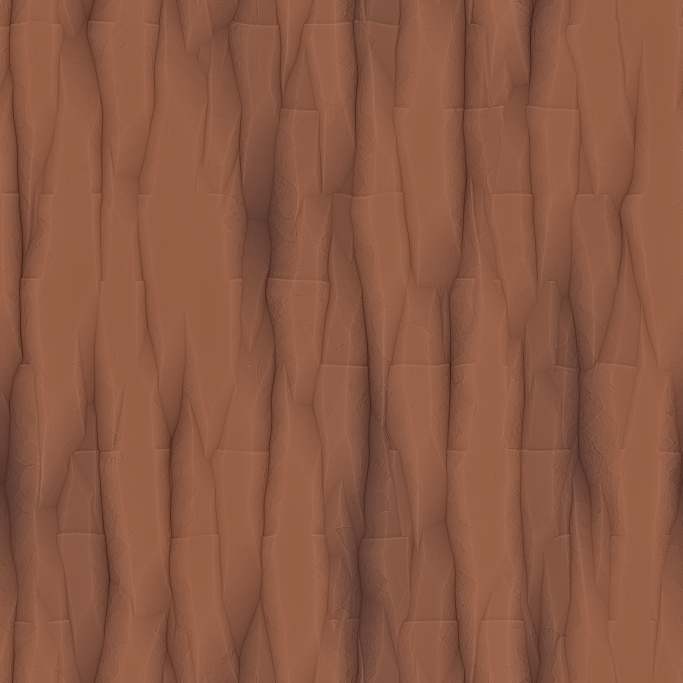
#> input picture design/meshes/quaternius/glTF/Bark_NormalTree.png, 2048 x 2048 px (shown at 1/3 size); its folder holds only this picture in this run
$ python img2ascii.py ../design/meshes/quaternius/glTF/Bark_NormalTree.png
#> lines starting #> are read from the running program, lines starting #| are printed output that depends on the picture
#!/usr/bin/env python3
"""INTRO-ASCII-01 (owner 2026-10-16, D-111): turn a picture into REAL glyph cells for the intro slideshow.

Usage:
  python tools/img2ascii.py design/intro/src/01-ferrum.webp --out content/intro/01-ferrum.ascii.json [--grid 400x150] [--preview out.png]
  python tools/img2ascii.py --all          # every image in design/intro/src -> content/intro/*.ascii.json (+ previews in design/intro/preview/)

Per cell (the engine's own look: dark background fill + a lit glyph on top):
  - the cell's average colour is quantised to a per-slide palette (<= 128 colours, median cut);
  - bg = that colour darkened (BG_K), fg = that colour brightened (FG_K);
  - the glyph comes from the game's `default` ramp in design/palette.js (' .,:;-=+*o#%&@'),
    picked by cell luminance with the palette's rampGamma / cutoff, plus local contrast so edges read.
Output JSON: {version, cols, rows, ramp, palette:[hex...], glyphs:"<rows*cols chars>", fg:"<base64 u8 index>", bg:"<base64 u8 index>"}.
Source images stay git-ignored (design/intro/src); the .ascii.json files are game content and are committed.
"""
import argparse, base64, json, os, sys
from PIL import Image, ImageDraw, ImageFont, ImageFilter

RAMP = ' .,:;-=+*o#%&@'   # design/palette.js ramps.default (14 steps, index 0 = space)
GAMMA = 0.6              # palette.js rampGamma
CUTOFF = 0.03             # palette.js cutoff
BG_K = 0.36               # background = cell colour * BG_K
FG_K = 1.9               # glyph colour = cell colour * FG_K (clamped)
EDGE_K = 0.6              # how much local contrast lifts the glyph density


def convert(path, cols, rows, ncolors=128):
#> called with cols = 400, rows = 150, ncolors = 128
    src = Image.open(path).convert('RGB')
    # fill the 16:9 grid (crop to aspect, centre)
    sw, sh = src.size
#> sw = 2048; sh = 2048
    target = (cols / rows) * (2.0 / 3.0) if False else 16 / 9  # the intro is shown full-screen 16:9
    if sw / sh > target:
        nw = int(sh * target); src = src.crop(((sw - nw) // 2, 0, (sw - nw) // 2 + nw, sh))
    else:
        nh = int(sw / target); src = src.crop((0, (sh - nh) // 2, sw, (sh - nh) // 2 + nh))
#> after `nh = int(sw / target)`: nh = 1152
#> after `src = src.crop((0, (sh - nh) // 2, sw, (sh - nh) // 2 + nh))`:
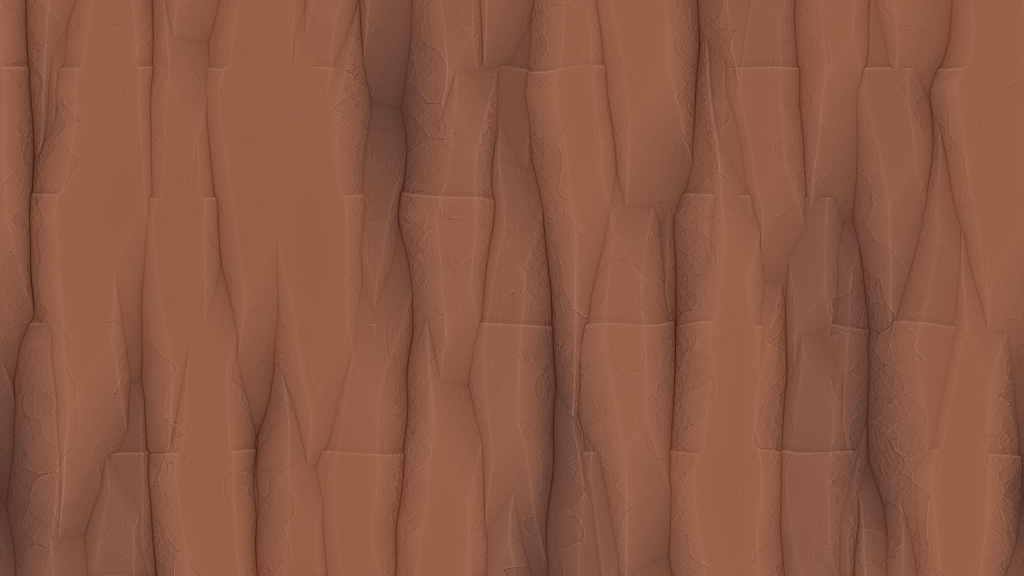
#> src: PIL image 2048x1152 RGB (shown at 1/2 size); mean R, G, B 139.7, 88.4, 67
    small = src.resize((cols, rows), Image.LANCZOS)
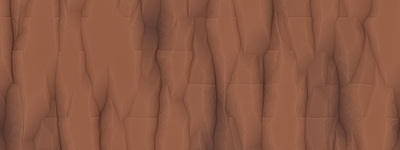
#> small: PIL image 400x150 RGB; mean R, G, B 139.7, 88.4, 67
    edges = src.convert('L').filter(ImageFilter.FIND_EDGES).resize((cols, rows), Image.BOX)
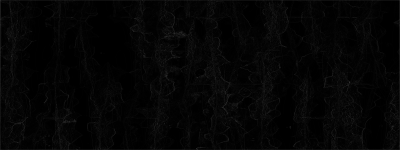
#> edges: PIL image 400x150 L; min 0, max 49, mean 4.6
    q = small.quantize(colors=ncolors, method=Image.Quantize.MEDIANCUT)
    pal = q.getpalette()[: ncolors * 3]
#> pal = 384 values, max 158 at index 0, min 37 at index 383, mean 97.5
    n = len(pal) // 3
#> n = 128

    def clamp(v): return max(0, min(255, int(round(v))))
    base = [(pal[i * 3], pal[i * 3 + 1], pal[i * 3 + 2]) for i in range(n)]
#> base = 128 items, first 6: (158, 102, 78), (157, 101, 77), (156, 100, 76), (154, 100, 76), (155, 99, 75), (153, 99, 75)
    # palette = [bg variants (n)] + [fg variants (n)]
    colors = [tuple(clamp(c * BG_K) for c in b) for b in base] + [tuple(clamp(c * FG_K) for c in b) for b in base]
#> colors = 256 items, first 6: (57, 37, 28), (57, 36, 28), (56, 36, 27), (55, 36, 27), (56, 36, 27), (55, 36, 27)
    idx = list(q.getdata()); px = list(small.getdata()); ed = list(edges.getdata())
#> after `idx = list(q.getdata())`: idx = 60000 items
#> after `px = list(small.getdata())`: px = 60000 items
#> after `ed = list(edges.getdata())`: ed = 60000 items
    glyphs, fg, bg = [], bytearray(), bytearray()
    for i in range(cols * rows):
        r, g, b = px[i]
        lum = (0.2126 * r + 0.7152 * g + 0.0722 * b) / 255.0
        lum = min(1.0, lum + EDGE_K * (ed[i] / 255.0) * 0.5)
        if lum < CUTOFF:
            k = 0
        else:
            k = 1 + int((lum ** GAMMA) * (len(RAMP) - 2) + 0.5)
            k = max(1, min(len(RAMP) - 1, k))
        glyphs.append(RAMP[k]); bg.append(idx[i]); fg.append(idx[i] + n)
#> this loop made 60000 passes
#> (r, g, b, lum, k) on passes 1 to 12: (153, 97, 73, 0.471, 9), (149, 94, 70, 0.429, 8), (150, 96, 72, 0.436, 8), (146, 93, 70, 0.425, 8), (142, 89, 67, 0.409, 8), (141, 90, 68, 0.41, 8), (138, 87, 67, 0.398, 8), (131, 82, 62, 0.376, 8), (128, 80, 61, 0.365, 8), (111, 65, 47, 0.311, 7), (102, 57, 39, 0.277, 7), (125, 78, 59, 0.357, 7)
#> (r, g, b, lum) on pass 99: (150, 94, 69, 0.425)
    return {
        'version': 1, 'cols': cols, 'rows': rows, 'ramp': RAMP,
        'palette': ['#%02x%02x%02x' % c for c in colors],
        'glyphs': ''.join(glyphs),
        'bg': base64.b64encode(bytes(bg)).decode('ascii'),
        'fg': base64.b64encode(bytes(fg)).decode('ascii'),
    }


def preview(cells, out, width=1920):
    cols, rows = cells['cols'], cells['rows']
    cw, ch = 10, 15  # cell box before scaling (engine cells are taller than wide)
    img = Image.new('RGB', (cols * cw, rows * ch), (0, 0, 0))
    d = ImageDraw.Draw(img)
    try:
        font = ImageFont.truetype('C:/Windows/Fonts/consola.ttf', 15)
    except OSError:
        font = ImageFont.load_default()
    pal = [tuple(int(h[i:i + 2], 16) for i in (1, 3, 5)) for h in cells['palette']]
    bg = base64.b64decode(cells['bg']); fg = base64.b64decode(cells['fg']); gl = cells['glyphs']
    for y in range(rows):
        for x in range(cols):
            i = y * cols + x
            d.rectangle((x * cw, y * ch, x * cw + cw - 1, y * ch + ch - 1), fill=pal[bg[i]])
            if gl[i] != ' ':
                d.text((x * cw, y * ch - 1), gl[i], fill=pal[fg[i]], font=font)
    img = img.resize((width, int(width * img.height / img.width)), Image.LANCZOS)
    img.save(out)


def main():
    ap = argparse.ArgumentParser()
    ap.add_argument('src', nargs='?')
    ap.add_argument('--out')
    ap.add_argument('--grid', default='400x150')
    ap.add_argument('--preview')
    ap.add_argument('--all', action='store_true')
    a = ap.parse_args()
    cols, rows = (int(v) for v in a.grid.lower().split('x'))
    root = os.path.dirname(os.path.dirname(os.path.abspath(__file__)))
    jobs = []
    if a.all:
        sdir = os.path.join(root, 'design', 'intro', 'src')
        for f in sorted(os.listdir(sdir)):
            if f.lower().endswith(('.png', '.jpg', '.jpeg', '.webp')):
                stem = os.path.splitext(f)[0]
                jobs.append((os.path.join(sdir, f), os.path.join(root, 'content', 'intro', stem + '.ascii.json'),
                             os.path.join(root, 'design', 'intro', 'preview', stem + '.png')))
    elif a.src:
        jobs.append((a.src, a.out or os.path.splitext(a.src)[0] + '.ascii.json', a.preview))
    else:
        ap.error('give an image or --all')
    for src, out, prev in jobs:
        cells = convert(src, cols, rows)
        os.makedirs(os.path.dirname(out), exist_ok=True)
        with open(out, 'w', encoding='utf-8', newline='\n') as fh:
            json.dump(cells, fh, separators=(',', ':'))
        if prev:
            os.makedirs(os.path.dirname(prev), exist_ok=True)
            preview(cells, prev)
        print('%s -> %s (%dx%d, %d colours, %d KB)' % (os.path.basename(src), os.path.relpath(out, root), cols, rows,
              len(cells['palette']), os.path.getsize(out) // 1024))
#| Bark_NormalTree.png -> design/meshes/quaternius/glTF/Bark_NormalTree.ascii.json (400x150, 256 colours, 217 KB)


if __name__ == '__main__':
    sys.exit(main())
#> (the program exits here)
